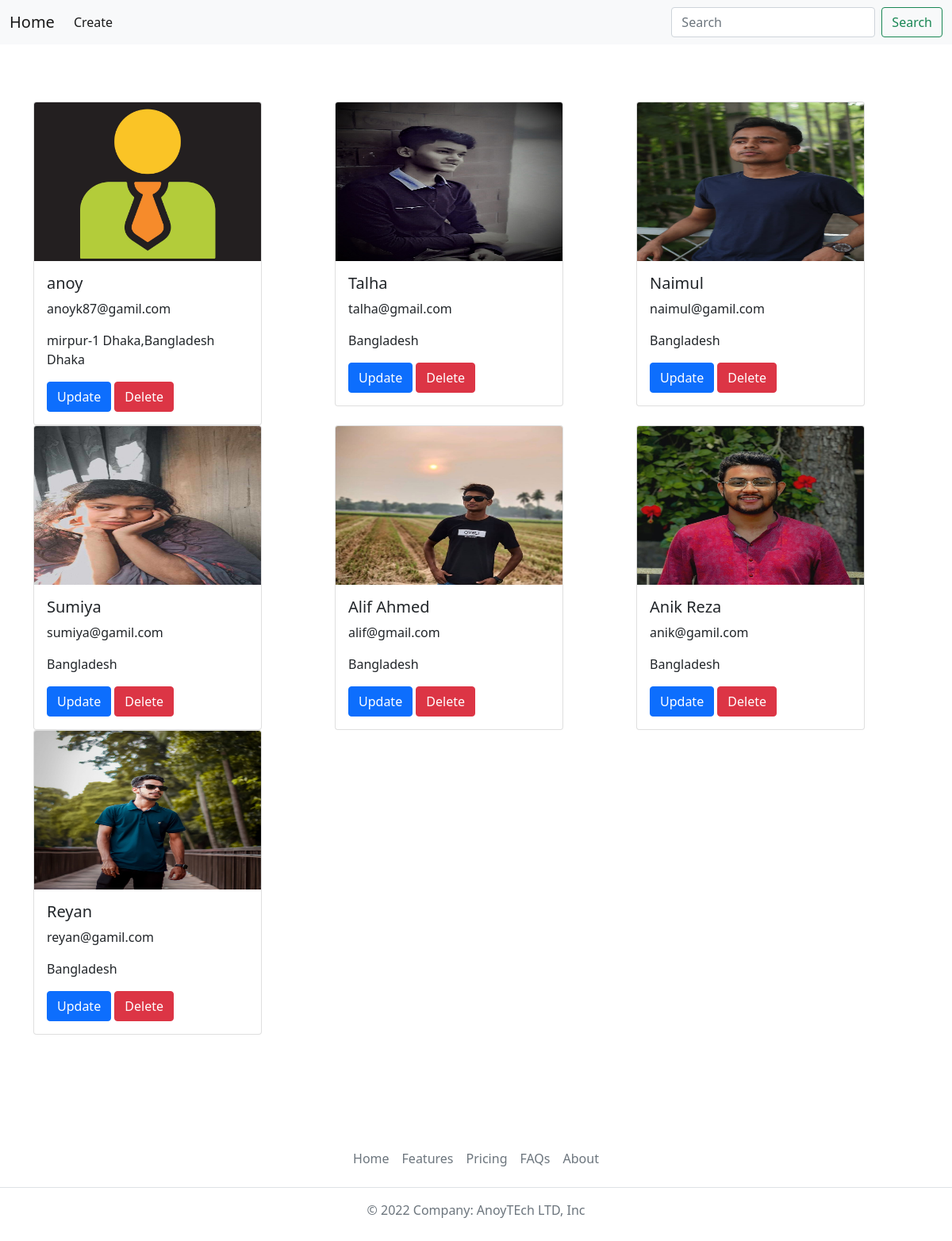
The page / on the database its author committed.
### crudsApp/models.py (models this page shows, shortened)
class profile(models.Model):
    GENDER =(
        ('Male' , 'Male'),
        ('Female', 'Female'),
        ('Others', 'Others')
    )
    RELIGIONS =(
        ('Islam', 'Islam'),
        ('HIndu', 'HIndu'),
        ('Others', 'Others')
    )
    BLOOD_GROOP =(
        ("A+", "A+"),
        ("A-", "A-"),
        ("B+", "B+"),
        ("B-", "B-"),
        ("O+", "O+"),
        ("O-", "O-"),
        ("AB+", "AB+"),
        ("AB-", "AB-")
    )
    Name = models.CharField(max_length=20)
    image = models.ImageField(upload_to='prof_pic/', default= "def.png.jpg")
    email = models.EmailField(max_length=20)
    phone_number = models.TextField(max_length=14)
    gender = models.CharField(choices=GENDER, max_length= 10, default="Male")
    address =models.TextField(max_length=40)
    religions=models.CharField(choices= RELIGIONS, max_length=10, default="Islam")
    blood_groop =models.CharField(choices= BLOOD_GROOP, max_length= 10, default="o+")
    date_of_birth =models.CharField(max_length=10)
    is_alive = models.BooleanField(default=True, null= True, blank=True)

### crudsApp/views.py (the view)
def index(request):
        if request.method == 'GET':
                search = request.GET.get('src')
                if search:
                        prof = profile.objects.filter(Name__icontains = search)
                elif search == "None":
                        return redirect('home')
                else:
                        prof = profile.objects.all()
        return render(request, 'index.html', locals())

### templates/index.html (shortened to what this page needs)
{% extends "base.html" %}
{% block body %}
<div class="container">
    <div class="row">
        {% for i in prof %}
        <div class="col">
        <div class="card" style="width: 18rem;">
            <img src="{{i.image.url}}" class="card-img-top" style="height: 200px;" alt="...">
            <div class="card-body">
            <h5 class="card-title">{{i.Name}}</h5>
            <p class="card-text">{{i.email}}</p>
            <p class="card-text">{{i.address}}</p>
            <a href="#" class="btn btn-primary">Update</a>
            <a href="{% url 'delete' i.id %}" class="btn btn-danger">Delete</a>
            </div>
            </div>
        </div>
        {% endfor %}
    </div>
</div>
{% endblock body%}

### templates/base.html (shortened to what this page needs)
<!DOCTYPE html>
<html lang="en">
<head>
    <link href="https://cdn.jsdelivr.net/npm/bootstrap@5.0.2/dist/css/bootstrap.min.css" rel="stylesheet">
</head>
<body>
    <nav class="navbar navbar-expand-lg navbar-light bg-light">
        <div class="container-fluid">
          <a class="navbar-brand" href="#">Home</a>
          <div class="collapse navbar-collapse" id="navbarSupportedContent">
            <ul class="navbar-nav me-auto mb-2 mb-lg-0">
              <li class="nav-item">
                <a class="nav-link active" aria-current="page" href="{% url 'create' %}">Create</a>
              </li>
            </ul>
            {% block search %}
            <form class="d-flex" method="GET">
              <input class="form-control me-2" type="search" placeholder="Search" aria-label="Search" name="src" >
              <button class="btn btn-outline-success" type="submit">Search</button>
            </form>
            {% endblock %}
          </div>
        </div>
    </nav>
    <br>
    <br>
    <br>
    {% block body %}{% endblock body%}
    <br>
    <br>
    <br>
    <br>
    <footer class="py-3 my-4" style="margin-top:800%;">
        <ul class="nav justify-content-center border-bottom pb-3 mb-3">
          <li class="nav-item"><a href="#" class="nav-link px-2 text-muted">Home</a></li>
          <li class="nav-item"><a href="#" class="nav-link px-2 text-muted">Features</a></li>
          <li class="nav-item"><a href="#" class="nav-link px-2 text-muted">Pricing</a></li>
          <li class="nav-item"><a href="#" class="nav-link px-2 text-muted">FAQs</a></li>
          <li class="nav-item"><a href="#" class="nav-link px-2 text-muted">About</a></li>
        </ul>
        <p class="text-center text-muted">© 2022 Company: AnoyTEch LTD, Inc</p>
    </footer>
</body>
</html>

### rows shown on the page
profile: image (picture), Name "anoy", email "anoyk87@gamil.com", address "mirpur-1 Dhaka,Bangladesh Dhaka"
profile: image (picture), Name "Talha", email "talha@gmail.com", address "Bangladesh"
profile: image (picture), Name "Naimul", email "naimul@gamil.com", address "Bangladesh"
profile: image (picture), Name "Sumiya", email "sumiya@gamil.com", address "Bangladesh"
profile: image (picture), Name "Alif Ahmed", email "alif@gmail.com", address "Bangladesh"
profile: image (picture), Name "Anik Reza", email "anik@gamil.com", address "Bangladesh"
profile: image (picture), Name "Reyan", email "reyan@gamil.com", address "Bangladesh"
